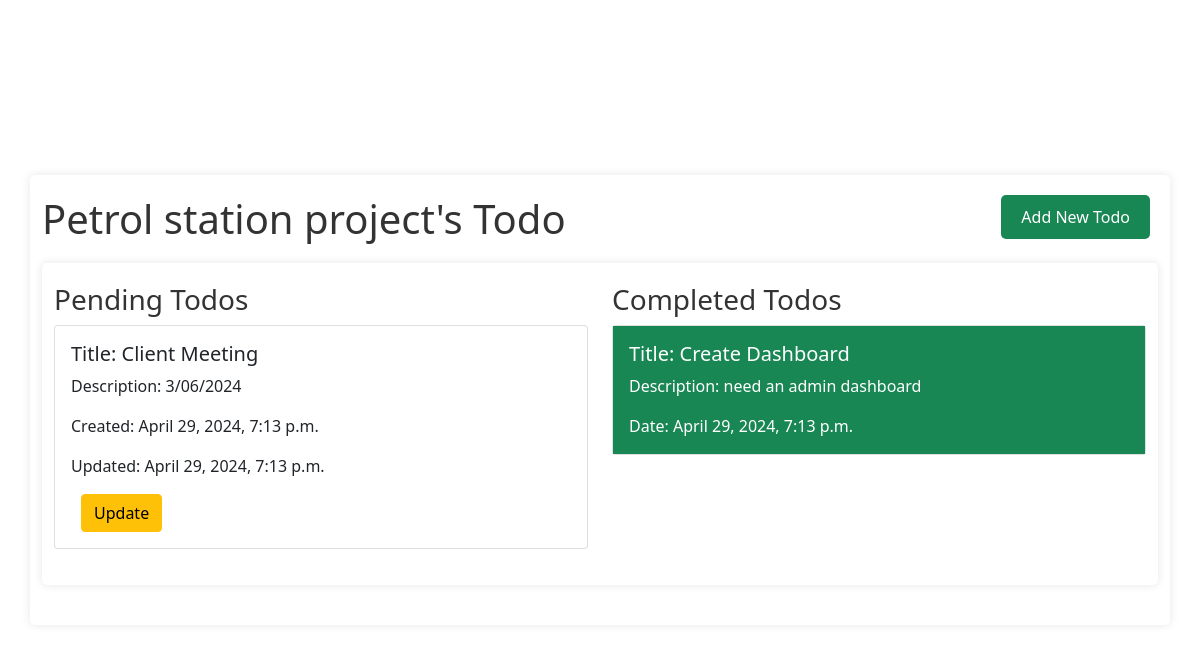
Page /projects/1/ (signed in) on the committed database.
### todos/models.py (models this page shows, shortened)
class Project(models.Model):
    project_id = models.CharField(max_length=120, unique=True)
    title = models.CharField(max_length=100)
    description = models.TextField()
    created_date = models.DateTimeField(auto_now_add=True)
    customer = models.ForeignKey(Customer, on_delete=models.CASCADE, related_name='projects', null=True, blank=True)

class Todo(models.Model):
    STATUS_CHOICES = (
        ('Pending', 'Pending'),
        ('Complete', 'Complete'),
    )
    todo_id = models.CharField(max_length=120, unique=True)
    title = models.CharField(max_length=50)
    description = models.TextField()
    status = models.CharField(max_length=20, choices=STATUS_CHOICES, default='Pending')
    created_date = models.DateTimeField(auto_now_add=True)
    updated_date = models.DateTimeField(auto_now=True)
    project = models.ForeignKey(Project, on_delete=models.CASCADE)
    def get_update_url(self):
        return reverse_lazy("update_todo", kwargs={"pk": self.pk})

### todos/views.py (the view)
# urls.py: path('projects/<int:pk>/', ProjectDetailView.as_view(), name='project_detail'),
class ProjectDetailView(LoginRequiredMixin,DetailView):
    model = Project
    template_name = 'web/project_detail.html'
    context_object_name = 'project'
    def get_context_data(self, **kwargs):
        context = super().get_context_data(**kwargs)
        project = self.get_object()
        context['todos'] = project.todo_set.all()
        return context

### templates/web/project_detail.html (shortened to what this page needs)
{% load static %}
<!DOCTYPE html>
<html lang="en">
<head>
    <link rel="stylesheet" href="{% static 'web/css/project_detail.css' %}">
    <link href="https://cdn.jsdelivr.net/npm/bootstrap@5.0.2/dist/css/bootstrap.min.css" rel="stylesheet">
</head>
<body>
    <div class="container">
        <h1>{{ project.title }}'s Todo</h1>
        <div class="container">
                {% if todos %}
                    <div class="row">
                        <div class="col-lg-6">
                            <h3>Pending Todos</h3>
                            <div class="row">
                                {% for todo in todos %}
                                    {% if todo.status == 'Pending' %}
                                    <div class="col-lg-12">
                                        <div class="card mb-3" >
                                            <div class="card-body">
                                                <h5 class="card-title">Title: {{ todo.title }}</h5>
                                                <p class="card-text">Description: {{ todo.description }}</p>
                                                <p class="card-text">Created: {{ todo.created_date }}</p>
                                                <p class="card-text">Updated: {{ todo.updated_date }}</p>
                                                <a href="{{ todo.get_update_url }}" class="btn btn-warning">Update</a>
                                            </div>
                                        </div>
                                    </div>
                                    {% endif %}
                                {% endfor %}
                            </div>
                        </div>
                        <div class="col-lg-6">
                            <h3>Completed Todos</h3>
                            <div class="row">
                                {% for todo in todos %}
                                    {% if todo.status == 'Complete' %}
                                    <div class="col-lg-12">
                                        <div class="card mb-3" >
                                            <div class="card-body bg-success text-white">
                                                <h5 class="card-title">Title: {{ todo.title }}</h5>
                                                <p class="card-text">Description: {{ todo.description }}</p>
                                                <p class="card-text">Date: {{ todo.created_date }}</p>
                                            </div>
                                        </div>
                                    </div>
                                    {% endif %}
                                {% endfor %}
                            </div>
                        </div>
                    </div>
                {% else %}
                    <div class="row">
                        <div class="col-lg-12">
                            <p>There are no todos available.</p>
                        </div>
                    </div>
                {% endif %}
        </div>
        <a href="{% url 'add_todo' project_id=project.id %}" class="btn1 btn-success">Add New Todo</a>
    </div>
</body>
</html>

### static/web/css/project_detail.css (style rules this page uses)
* { margin: 0; padding: 0; }
body { font-family: Arial, sans-serif; background-color: #f4f4f4; width: 100%; height: 100vh; display: flex; justify-content: center; align-items: center; }
.container { max-width: 950px; margin: 20px auto; padding: 20px; background-color: #fff; border-radius: 5px; box-shadow: 0 0 10px rgba(0, 0, 0, 0.1); position: relative; }
h1, h2, h3 { color: #333; margin: 0; margin-bottom: 10px; }
a { text-decoration: none; color: #007bff; margin-left: 10px; }
.btn1 { padding: 10px 20px; background-color: #007bff; color: #fff; border: none; border-radius: 5px; text-decoration: none; cursor: pointer; position: absolute; top: 20px; right: 20px; }

### rows in the picture
Project: title "Petrol station project"
Todo: title "Client Meeting", description "3/06/2024", created_date "April 29, 2024, 7:13 p.m.", updated_date "April 29, 2024, 7:13 p.m."
Todo: title "Create Dashboard", description "need an admin dashboard", created_date "April 29, 2024, 7:13 p.m."
